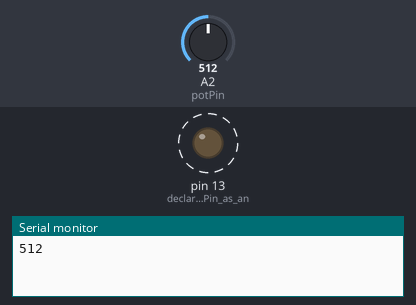
This sketch was run on a simulated Arduino Uno, built with avr-gcc and run on an emulated ATmega328P. On the bench: output pins drawn as LEDs (lit = HIGH), the last lines printed to the serial monitor. Dashed ring = blinking. Inputs (shaded band) come from the test bench; at power-on: A2 (potPin) = 512.

Above: at 1.8 s.
1.9 s: A2 (potPin) set to 306
At 2.2 s:
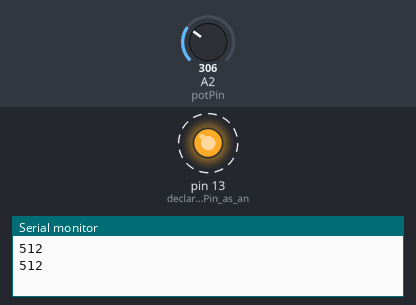
5.4 s: A2 (potPin) set to 122
At 5.56 s:
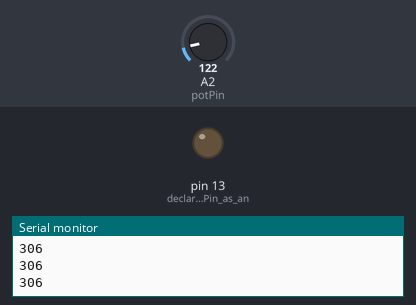
Timing chart, 0 to 14.9 s (numbered marks = the images above; inputs shaded):
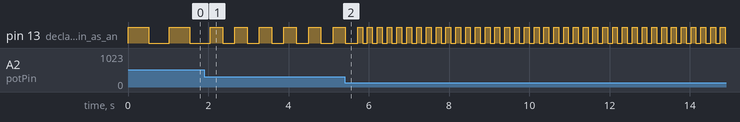

Measured:
- after the input at 1.9 s, pin 13 (declare_the_ledPin_as_an): alternates HIGH for 0.31 s and LOW for 0.31 s, starting after 0.46 s
- by itself, pin 13 (declare_the_ledPin_as_an): alternates HIGH for 0.51 s and LOW for 0.51 s

The sketch:

ARDUINO_POTENTIOMETER.ino
```cpp
//https://www.arduino.cc/en/tutorial/potentiometer


int potPin = A2;    // select the input pin for the potentiometer
int ledPin = 13;   // select the pin for the LED
int val = 0;       // variable to store the value coming from the sensor

void setup() {
  Serial.begin(9600);
  pinMode(LED_BUILTIN, OUTPUT);  // declare the ledPin as an OUTPUT
}

void loop() {
  val = analogRead(potPin);    // read the value from the sensor
  digitalWrite(LED_BUILTIN, HIGH);  // turn the ledPin on
  delay(val);                  // stop the program for some time
  digitalWrite(LED_BUILTIN, LOW);   // turn the ledPin off
  delay(val);
  Serial.println(val);
}
```
